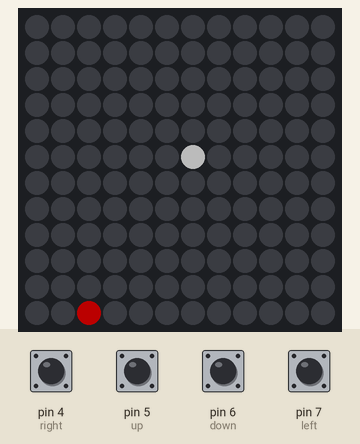
Recording of a sketch running on a simulated Arduino Uno, built with avr-gcc and run on an emulated ATmega328P. Parts: 12×12 RGB LED matrix (first LED top left, wired row by row). The inputs (shaded band) are chosen by the test bench; at power-on: pin 4 (right), pin 5 (up), pin 6 (down), pin 7 (left) HIGH. Dim RGB values are drawn brighter than linear; random numbers use the default seed unless the sketch sets one.

Above: at 3.3 s.
3.4 s: pin 4 (right) pulled LOW for 0.15 s
At 3.67 s:
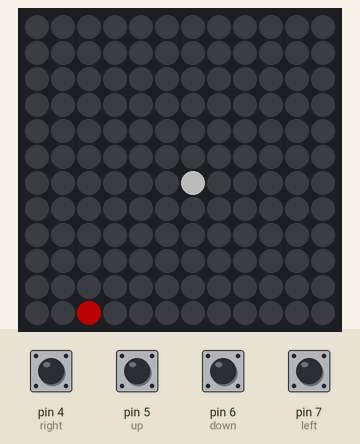
4.1 s: pin 5 (up) pulled LOW for 0.15 s
At 4.29 s:
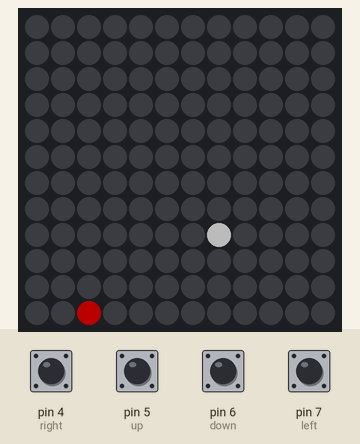
4.8 s: pin 7 (left) pulled LOW for 0.15 s
At 4.91 s:
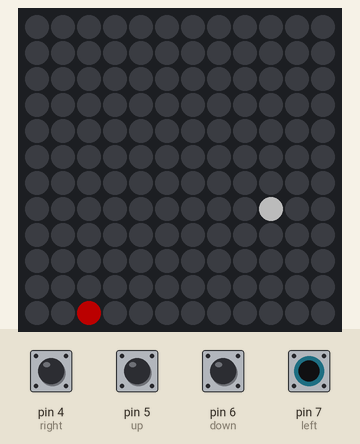
5.5 s: pin 6 (down) pulled LOW for 0.15 s
At 5.74 s:
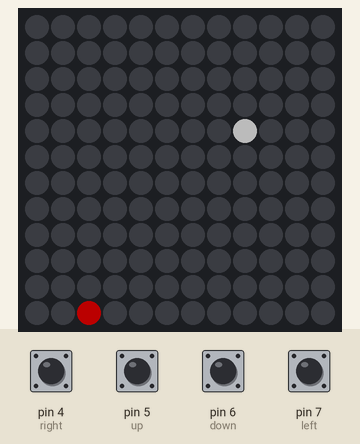
6.2 s: pin 4 (right) pulled LOW for 1 s
At 6.78 s:
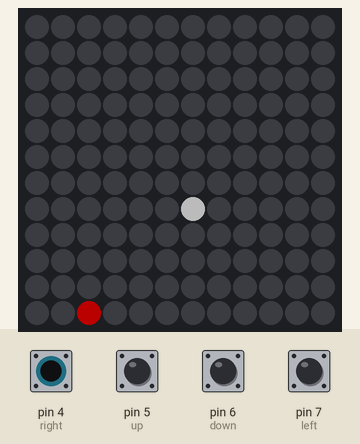
7.8 s: pin 5 (up) pulled LOW for 1 s
At 8.02 s:
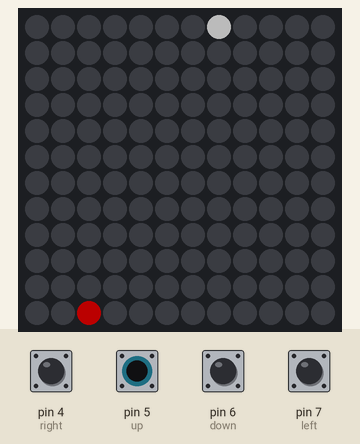
Timing chart, 0 to 10.4 s (numbered marks = the images above; inputs shaded):
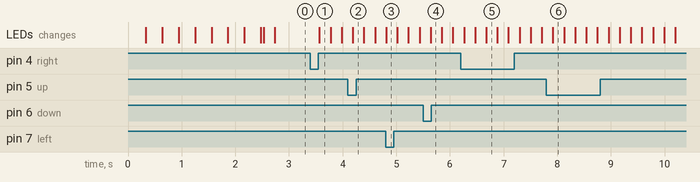

Measured:
- after the input at 3.4 s, the LEDs: change after 0.17 s (image 1)

The sketch:

ws2812b-snake.ino
```cpp
#include <Adafruit_NeoPixel.h>

//WS2812B configuration
#define data_pin 11
#define num_pixels 144

//LEDmatrix configuration
#define numx 12
#define numy 12
#define backwards 1 //1 for Z, 0 for S configuration

//Change these to the pins on which you have the buttons
#define up 5
#define down 6
#define right 4
#define left 7

//Refreshrate screen
#define framerate 5
#define velocity 1
#define boot_del 1

Adafruit_NeoPixel strip = Adafruit_NeoPixel(num_pixels, data_pin, NEO_GRBW + NEO_KHZ800);

//Used colors
uint32_t black = strip.Color(0, 0, 0, 0);
uint32_t white = strip.Color(0, 0, 0, 255);
uint32_t red = strip.Color(255, 0, 0, 0);

//Variables containing the entirety of the tail
int tailX[numx * numy];
int tailY[numx * numy];

//Initial position
int px = numx / 2;
int py = numy / 2;

int prevX;
int prevY;
int prev2X;
int prev2Y;

//Velocity
int xv;
int yv;

//Coordinate Fruit
byte ax;
byte ay;

//Coordinate to black out
byte pox;
byte poy;

byte points;
bool gameover;

unsigned long last;

void setup()
{
  //Declare all pins with pullup's
  pinMode(up, INPUT_PULLUP);
  pinMode(down, INPUT_PULLUP);
  pinMode(right, INPUT_PULLUP);
  pinMode(left, INPUT_PULLUP);

  //Start the ledstrip and set its brightness
  strip.begin();
  strip.setBrightness(75);
  strip.show();

  Serial.begin(9600);
}

void loop()
{
  strip.clear();
  strip.show();

  //Generates a random number based on floating pin values
  randomSeed(analogRead(0) + analogRead(1) + analogRead(2));

  //Resets game variables
  gameover = false;
  points = 1;

  //boot up animation, comment it out if you don't want it
  for (int i = 0; i < numx; i++)
  {
    for (int j = 0; j < numy; j++)
    {
      p(i, j, red);
      strip.show();
      delay(boot_del);
    }
  }

  for (int i = 0; i < numx; i++)
  {
    for (int j = 0; j < numy; j++)
    {
      p(i, j, black);
      strip.show();
      delay(boot_del);
    }
  }

  //spawns food on random position
  spawnFood();

  while (!gameover)
  {
    last = millis();

    //delay to slow down the game while not missing any inputs
    while ((millis() - last) < (1000 / framerate)) // Waits for 1/framerate seconds while still reading the button input
    {
      //Reads if a button is pressed and changes the velocity accordingly
      if (digitalRead(up) == LOW)
      {
        xv = velocity;
        yv = 0;
      }
      if (digitalRead(down) == LOW)
      {
        xv = -velocity;
        yv = 0;
      }
      if (digitalRead(right) == LOW)
      {
        xv = 0;
        yv = -velocity;
      }
      if (digitalRead(left) == LOW)
      {
        xv = 0;
        yv = velocity;
      }
    }

    if ((px == ax) && (py == ay))
    {
      points++;
      spawnFood();
      Serial.println(points);
    }

    pox = tailX[points - 1];
    poy = tailY[points - 1];

    px += xv;
    py += yv;

    wrap();

    //Moves the tail through the array
    prevX = tailX[0];
    prevY = tailY[0];
    tailX[0] = px;
    tailY[0] = py;

    for (int i = 1; i < points; i++)
    {
      prev2X = tailX[i];
      prev2Y = tailY[i];
      tailX[i] = prevX;
      tailY[i] = prevY;
      prevX = prev2X;
      prevY = prev2Y;
    }

    for (int i = 1; i < points; i++)
    {
      if ((px == tailX[i]) && (py == tailY[i]))
      {
        gameover = true;
      }
    }

    p(pox, poy, black); //Makes last position black

    for (int i = 0; i < points; i++)
    {
      p(tailX[i], tailY[i], white);
    }

    strip.show();
  }

}

void spawnFood()
{
  bool spawn = false;
  while ( !spawn) {
    ay = random(0, numy);
    ax = random(0, numx);

    for (int i = 0; i < points; i++) {
      if ((tailX[i] == ax) & (tailY[i] == ay)) {
        ay = random(0, numy);
        ax = random(0, numx);
      }
      else {
        spawn = true;
      }
    }
  }
  p(ax, ay, red);
}

//Turns pixel (x,y) on with the given color
void p(int x, int y, uint32_t color)
{
  int a = (numy - 1 - y) * numx;
  if ((y % 2) == backwards) // y%2 is false when y is an even number - rows 0,2,4,6.
  {
    a += x;
  }
  else // y%2 is true when y is an odd number - rows 1,3,5,7.
  {
    a += numx - 1 - x;
  }
  a %= num_pixels;
  strip.setPixelColor(a, color);
}

//makes the snake wrap around the canvas
void wrap()
{
  if (py < 0)
  {
    py = numy - 1;
  }
  else if (py >= numy)
  {
    py = 0;
  }

  if (px < 0)
  {
    px = numx - 1;
  }
  else if (px >= numx)
  {
    px = 0;
  }
}
```
